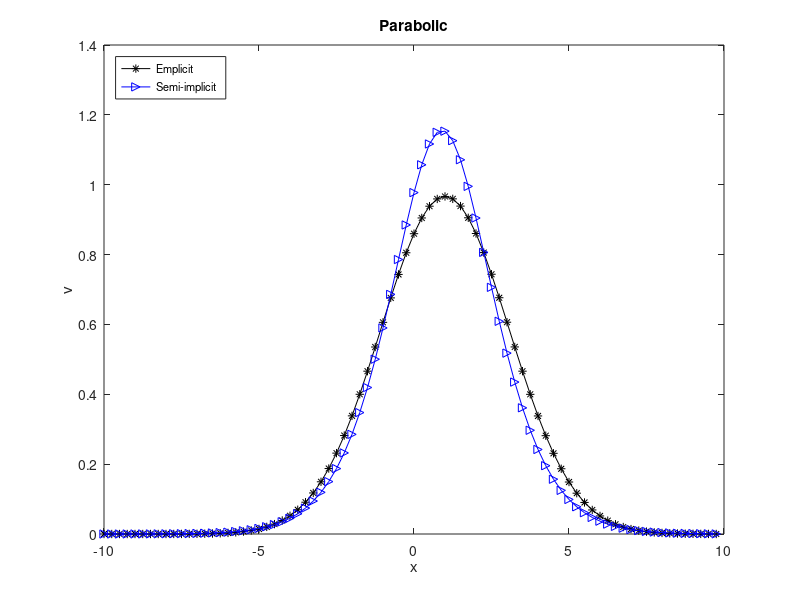

This chart was generated by the following MATLAB code:
function Parabolic
    % Chao Qian
    % first initialize some parameters  
    %%%%%%%%%%%%%%%%%%%%%%%%%%%%%%%%%%
    % the advection speed
    a=1.;
    %
    ete = 2.;
    % number of grid points in space (not counting the point at x=1, which is the same as the point at x=0, due to the periodicity)
    N=80;
    % spatial step
    h =(20./(N));
    % two relevant time step size
    dt_adv = h/a;
    dt_diff = h^2/(2*ete);
    % timestep limit 
    dt1 = 0.9 * 0.5 * min(dt_adv,dt_diff);
    dt2 = 0.9*dt_adv;
    % time at which we want to end the simulation
    t_end=1.;
    % number of timesteps to be taken
    it1=t_end/dt1;
    it2=t_end/dt2;
    % number of different methods we want to try
    n_methods=2;
    
    % initialize some arrays
    %%%%%%%%%%%%%%%%%%%%%%%%%%%%%%%%%%%
    % spatial grid (no need to include the boundary, since the solution remains 0.)
    x=(-10:h:10-h);
    v_new=zeros(N,n_methods);
    v_old=zeros(N,n_methods);
    % the initial condition
    %%%%%%%%%%%%%%%%%%%%%%%%%%%%%%%%%%%
    for i=1:n_methods
       v_old(1,i) = 0;
       
       v_old(2:N,i)=1/sqrt(0.01)*exp(-1 * x(2:N).^2/(4*ete*0.01));
    end
    
    % get the matrices for the implicit method
    % solve for A V(n+1) = B V(n)
    [A,B]=semi_implicit(N,a,h,dt2,ete);

    %%%%%%%%%%%%%%%%%%%%%%%%%%%%%%%%%%
    for iter = 1:it1
        % method 1: explicit method
        
        v_new(2:N-1,1)=v_old(2:N-1,1)-a*dt1/h*(v_old(2:N-1,1)-v_old(1:N-2,1))+ete*dt1/h^2*(v_old(3:N,1)-2*v_old(2:N-1,1)+v_old(1:N-2,1));
        v_new(1,1)=0;
        v_new(N,1) = v_old(N,1)-a*dt1/h*(v_old(N,1)-v_old(N-1,1))+ete*dt1/h^2*(v_old(1,1)-2*v_old(N,1)+v_old(N-1,1));
         
        v_old(:,1) = v_new(:,1);
    end
    
    for iter = 1:it2
        % method 2: soemi-implicit method
        v_new(:,2)=A\(B*v_old(:,2));
        v_old(:,2) = v_new(:,2);
    end
    % graphical output 
    plot(x,v_new(:,1),'*k-')
    hold on 
    
    plot(x,v_new(:,2),'>b-')
    xlabel('x')
    ylabel('v')
    title('Parabolic')
    legend('Emplicit','Semi-implicit','Location', 'NorthWest','FontSize',8);
    hold off
   
end 


function [C,D]=semi_implicit(N,a,h,dt2,ete)
  e = ones(N,1);
  C = spdiags([-ete * dt2/h^2*e (1+ 2 * ete * dt2 /h^2)*e -ete * dt2/h^2*e], [-1 0 1], N, N);
  C(N,1)=-ete*dt2/h^2;
  C(1,2) = 0;
  C(1,1) = 1;
  
  D= spdiags([a*dt2/h*e (1-a*dt2/h)*e],[-1 0],N,N);
  D(1,1) = 1;
end